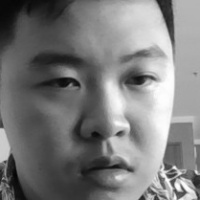
#> input picture data/at/Herdinand/001_161.pgm, 200 x 200 px; its folder holds only this picture in this run
$ jupyter execute --allow-errors proyek.ipynb
#> lines starting #> are read from the running program, lines starting #| are printed output that depends on the picture
# Proyek ML - FACE RECOGNITION UNTUK PENGENALAN IDENTITAS

## Permasalahan  yang dihadapi

### Penjelasan

Permasalahan yang mendasari pembuatan proyek face recognition adalah keterbatasan sistem identifikasi yang masih bergantung pada metode manual seperti kartu identitas atau input PIN, yang rentan terhadap pemalsuan, pencurian, dan human error. Dalam situasi seperti pengawasan keamanan, absensi otomatis, atau sistem akses terbatas, dibutuhkan metode yang cepat, akurat, dan tidak mudah disalahgunakan. Teknologi pengenalan wajah hadir sebagai solusi untuk meningkatkan efisiensi dan keamanan dengan cara mengenali identitas seseorang secara otomatis berdasarkan ciri khas wajah mereka.

## Alasan pemilihan data

### Penjelasan

Dalam proyek ini, metode pengumpulan data dilakukan dengan mendaftarkan setiap individu baru melalui proses pengambilan gambar burst menggunakan kamera selama 2,5 detik. Dari proses ini, diperoleh sekitar 50 gambar grayscale per individu.

Metode ini dipilih karena beberapa alasan utama:

Cepat dan Efisien: Dengan durasi hanya 2,5 detik, proses registrasi pengguna menjadi sangat cepat tanpa mengganggu kenyamanan.

Volume Data yang Memadai: Sekitar 50 gambar per individu cukup untuk membangun representasi wajah yang baik di tahap awal, sehingga memungkinkan model mengenali identitas dengan lebih akurat.

Kemudahan Implementasi: Teknik burst capture sederhana diintegrasikan dalam berbagai perangkat kamera standar tanpa memerlukan alat tambahan atau prosedur yang rumit.

Namun, pendekatan ini juga memiliki keterbatasan, yakni:

Kurangnya Variasi: Karena pengambilan gambar terjadi dalam waktu singkat dan dalam kondisi relatif seragam, variasi ekspresi wajah, sudut pandang, pencahayaan, dan latar belakang menjadi terbatas. Hal ini dapat mempengaruhi kemampuan model dalam menghadapi perubahan kondisi nyata di luar dataset.

## Library

[cell 1]
import numpy as np
import pandas as pd
import matplotlib.pyplot as plt
import seaborn as sns
import cv2
import os

from sklearn.preprocessing import LabelEncoder
from sklearn.model_selection import train_test_split, GridSearchCV, StratifiedKFold
from sklearn.metrics import classification_report, confusion_matrix, accuracy_score
from sklearn.linear_model import LogisticRegression
from sklearn.ensemble import RandomForestClassifier
from sklearn.svm import SVC
from sklearn.neighbors import KNeighborsClassifier

## EDA

### EDA_age

[cell 2]
# Load data CSV
csv_path = './data/at/features.csv'  # Sesuaikan path kalau berbeda
#> (the rest of this cell did not finish here and is left out)

### EDA_gender

[cell 3]
# Load data CSV
csv_path = './data/at/features.csv'  # Sesuaikan path kalau berbeda
#> (the rest of this cell did not finish here and is left out)

### Penjelasan

Pada tahap awal EDA ini, dataset dibaca dari file CSV dan diperiksa dengan menampilkan lima baris pertama untuk mendapatkan gambaran umum mengenai struktur data. Selanjutnya, visualisasi pertama berupa histogram digunakan untuk menggambarkan distribusi usia dalam dataset. Dengan menambahkan kurva KDE (Kernel Density Estimate), distribusi usia terlihat lebih halus dan memberikan gambaran apakah data terdistribusi merata atau condong ke kelompok usia tertentu. Visualisasi kedua, berupa boxplot, digunakan untuk membandingkan distribusi usia berdasarkan gender. Boxplot ini memungkinkan kita untuk melihat perbedaan median, kuartil, serta outlier pada data usia antara laki-laki dan perempuan, memberikan wawasan apakah terdapat perbedaan signifikan dalam usia antara kedua gender tersebut. Visualisasi ketiga adalah countplot yang menunjukkan distribusi jumlah data berdasarkan gender. Ini berguna untuk mengetahui proporsi antara jumlah laki-laki dan perempuan dalam dataset, yang bisa mengindikasikan apakah ada ketidakseimbangan dalam representasi gender di dataset. Secara keseluruhan, EDA ini membantu memberikan gambaran awal yang jelas tentang distribusi usia dan gender dalam dataset, yang dapat menjadi dasar untuk analisis lebih lanjut.

Disini kita menggunakan data pria sebanyak 7 orang dan data perempuan sebanyak 6 orang, namun terdapat perbedaan yang hampir 2 kali lipat jumlah pria lebih banyak  hal ini mungkin modul haarcascade yang kita gunakan sebagai pendeteksi wajah akan menyimpan file apabila terdeteksi wajah pada setiap orang.

Dapat dilihat bahwa jika mayoritas dari sampel berusia antara 18-21 berarti mayoritas dari angkatan 24, 23 dan 22. namun ada pencilan yang memiliki usia 24 tahun karena ada salah satu sampel angkatan 23 yang sudah berusia 24. Disini dapat kita lihat juga bahwa frekuensi nya kisaran ratusan, hal ini dikarenakan 1 orang kita mengambil sekitar 50 foto.

Kita juga dapat lihat bahwa tentang usia pada perempuan lebih tersebar, karena kita lebih banyak menggunakan foto perempuan di angkatan yang berbeda-beda, sedangkan pada kita menggunakan data pria kebanyakan pada angkatan 23 atau 24 saja.

## Data Preprocessing

### Resize image

[cell 4]
# Fungsi untuk melakukan resize, normalisasi, dan simpan gambar hasil preprocessing
def preprocess_and_save_images(input_folder, output_folder, target_size=(100, 100)):
#> called with input_folder = './data/at/Herdinand', output_folder = './data/at/processed', target_size = (100, 100)
    images = []
    labels = []
    image_paths = []

    # Buat folder output jika belum ada
    if not os.path.exists(output_folder):
        os.makedirs(output_folder)

    # Loop semua file gambar
    for filename in os.listdir(input_folder):
        if filename.endswith('.pgm'):
            img_path = os.path.join(input_folder, filename)
            img = cv2.imread(img_path, cv2.IMREAD_GRAYSCALE)  # Baca gambar dalam grayscale
#> img is the input picture: shape (200, 200); min 4, max 254, mean 123.4
            img = cv2.resize(img, target_size)  # Resize gambar
#> img: shape (100, 100)

            # Normalisasi pixel
            img_normalized = img / 255.0

            images.append(img_normalized)
            image_paths.append(img_path)

            # Simpan gambar yang sudah diproses
            save_path = os.path.join(output_folder, filename)
            img_to_save = (img_normalized * 255).astype(np.uint8)  # Konversi kembali ke 0-255 untuk disimpan
            cv2.imwrite(save_path, img_to_save)  # Save image hasil normalisasi

    return np.array(images), image_paths

# Fungsi untuk preprocessing data CSV
def preprocess_csv(csv_path):
    df = pd.read_csv(csv_path)

    # Encode label ID
    label_encoder = LabelEncoder()
    df['ID'] = label_encoder.fit_transform(df['ID'])

    # Extract features
    df_features = df[['age', 'gender', 'timestamp']].copy()

    # Encode gender
    df_features['gender'] = df_features['gender'].map({'M': 1, 'F': 0})

    return df_features, label_encoder

# Path input dan output
input_folder = './data/at/Herdinand'   # Folder asli
output_folder = './data/at/processed'  # Folder hasil preprocessing
csv_path = './data/at/features.csv'

# Jalankan preprocessing dan simpan hasil
images, image_paths = preprocess_and_save_images(input_folder, output_folder)
#> image_paths = ['./data/at/Herdinand/001_161.pgm']

# Preprocess CSV untuk fitur tambahan
#> (the rest of this cell did not finish here and is left out)


# Cek hasil
print(f"Jumlah gambar diproses dan disimpan: {len(images)}")
print(f"Beberapa fitur:\n{features.head()}")

Gambar-gambar dengan format .pgm dari folder input dibaca dalam mode grayscale, diresize ke ukuran 100x100 piksel, dinormalisasi ke rentang 0–1, lalu disimpan kembali ke folder output setelah dikonversi ke skala 0–255. Selain itu, data CSV yang berisi informasi tambahan seperti umur, gender, dan timestamp diproses dengan mengubah label ID menjadi angka menggunakan LabelEncoder dan mengubah nilai gender menjadi format numerik (M=1, F=0). Hasil dari proses ini adalah array gambar yang sudah siap digunakan serta dataframe fitur tambahan yang telah dibersihkan dan dinormalisasi. Proses ini memastikan bahwa baik data gambar maupun data tabular berada dalam format yang konsisten dan optimal untuk tahap modeling berikutnya.

### Histogram Equalization

[cell 5]
def preprocess_images_with_histogram_equalization(image_folder, output_folder, target_size=(100, 100)):
#> called with image_folder = './data/at/Herdinand', output_folder = './data/at/processed_hist_eq', target_size = (100, 100)
    images1 = []
    labels1 = []

    if not os.path.exists(output_folder):
        os.makedirs(output_folder)

    for filename in os.listdir(image_folder):
        if filename.endswith('.pgm'):
            img_path1 = os.path.join(image_folder, filename)
            img1 = cv2.imread(img_path1, cv2.IMREAD_GRAYSCALE)
            img1 = cv2.resize(img1, target_size)

            # Histogram Equalization untuk meningkatkan kontras
            img_eq = cv2.equalizeHist(img1)
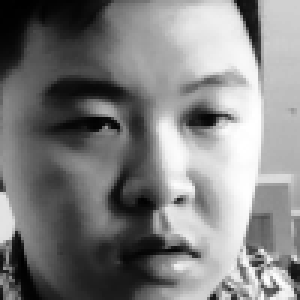
#> img_eq: shape (100, 100) (shown 3 times larger); min 0, max 255, mean 128.2

            # Normalisasi pixel 0-1
            img_eq_normalized = img_eq / 255.0

            images1.append(img_eq_normalized)
            labels1.append(filename)

            # Simpan ke output folder
            save_path = os.path.join(output_folder, filename)
            img_to_save = (img_eq_normalized * 255).astype(np.uint8)
            cv2.imwrite(save_path, img_to_save)

    return np.array(images), labels1

# Fungsi preprocessing CSV (bisa sama seperti sebelumnya)
def preprocess_csv(csv_path):
    df = pd.read_csv(csv_path)

    # Encode label ID
    label_encoder = LabelEncoder()
    df['ID'] = label_encoder.fit_transform(df['ID'])

    # Encode gender
    df['gender'] = df['gender'].map({'M': 1, 'F': 0})

    # Isi missing value jika ada
    if df['age'].isnull().sum() > 0:
        df['age'] = df['age'].fillna(df['age'].median())
    if df['timestamp'].isnull().sum() > 0:
        df['timestamp'] = df['timestamp'].fillna(df['timestamp'].mean())

    return df

# Path ke folder dan CSV
image_folder = './data/at/Herdinand'
output_folder1 = './data/at/processed_hist_eq'
csv_path = './data/at/features.csv'

# Preprocessing dengan histogram equalization
images1, labels1 = preprocess_images_with_histogram_equalization(image_folder, output_folder1)
#> labels1 = ['001_161.pgm']

# Preprocessing CSV
#> (the rest of this cell did not finish here and is left out)


# Cek hasil
print(f"Jumlah gambar setelah histogram equalization: {len(images)}")
print(f"Beberapa data fitur: {features.head()}")

### Penjelasan

Pada kode ini, dua jenis preprocessing diterapkan pada data gambar dan data CSV untuk mempersiapkan data sebelum digunakan dalam model machine learning. Fungsi pertama, preprocess_and_save_images, digunakan untuk memproses gambar. Gambar dibaca dari folder input dalam format grayscale, kemudian diubah ukurannya menjadi ukuran target (100x100 piksel). Setelah itu, nilai pixel gambar dinormalisasi ke rentang 0-1 untuk meningkatkan kestabilan model saat melatih. Gambar yang sudah diproses kemudian disimpan di folder output dengan format yang sudah dinormalisasi. Fungsi ini juga mengembalikan array gambar yang sudah diproses dan daftar path gambar yang diproses. Fungsi kedua, preprocess_csv, digunakan untuk memproses data CSV yang berisi fitur terkait gambar, seperti usia, gender, dan timestamp. Di sini, ID pengguna dienkode dengan LabelEncoder agar dapat digunakan dalam analisis lebih lanjut, dan gender diubah menjadi nilai numerik (1 untuk laki-laki, 0 untuk perempuan). Selain itu, fungsi ini menangani nilai yang hilang (missing values) pada kolom usia dan timestamp dengan mengisinya dengan median dan rata-rata, masing-masing.

Di sisi lain, fungsi preprocess_images_with_histogram_equalization memperkenalkan proses tambahan pada gambar, yaitu histogram equalization. Ini bertujuan untuk meningkatkan kontras gambar, terutama jika gambar tersebut memiliki kontras rendah. Setelah gambar diproses dengan histogram equalization, gambar tersebut juga diubah ukurannya, dinormalisasi, dan disimpan dengan cara yang sama seperti fungsi pertama. Data CSV diproses dengan cara yang serupa seperti sebelumnya, namun kali ini juga menangani missing values jika ada, terutama pada kolom usia dan timestamp.

Secara keseluruhan, kedua bagian preprocessing ini bertujuan untuk mempersiapkan gambar dan fitur dalam dataset dengan cara yang standar dan konsisten, yang dapat meningkatkan kinerja model machine learning saat menggunakan data yang telah diproses.

## Pelatihan dan Penyetelan Model

### Logistic Regression

[cell 6]
# 1. Preprocessing gambar
images, _ = preprocess_and_save_images(input_folder, output_folder) #Bisa diganti dengan HE

# 2. Preprocessing CSV
csv_path = './data/at/features.csv'
def preprocess_csv(csv_path):
    df = pd.read_csv(csv_path)
    le = LabelEncoder()
    df['ID'] = le.fit_transform(df['ID'])
    return df, le
#> (the rest of this cell did not finish here and is left out)

Pertama, gambar dipreproses melalui normalisasi dan resize, sedangkan data fitur dari file CSV dipreproses dengan encoding label ID. Gambar kemudian diratakan menjadi vektor fitur dan dibagi menjadi data latih dan data uji secara stratified untuk menjaga proporsi kelas. Model awal menggunakan Logistic Regression tanpa tuning, dan hasil evaluasinya dilaporkan menggunakan classification report. Untuk meningkatkan performa, dilakukan Grid Search dengan Stratified K-Fold Cross Validation untuk mencari kombinasi hyperparameter terbaik (nilai regularisasi C dan jenis solver). Setelah tuning, model Logistic Regression terbaik diuji kembali, dan performanya dievaluasi menggunakan classification report serta divisualisasikan dengan confusion matrix. Proses ini menunjukkan pendekatan yang sistematis untuk membangun model machine learning yang lebih optimal melalui preprocessing, training awal, hyperparameter tuning, dan evaluasi akhir.

Dapat dilihat pada saat menggunakan Logistic Regression precision, recall, f1-score dan juga accuracy semuanya memiliki nilai 1.00 dimana hal ini berarti tidak ada kesalahan dalam memprediksi wajah seseorang. Kita juga dapat melihat sebelum dan setelah tunning, hasilnya adalah sama yang berarti kita sudah menggunakan parameter terbaik ketika pertama kali menjalankan prediksi tanpa harus mencoba semua kemungkinan parameter.

### Random Forest

[cell 7]
# 1. Preprocessing gambar
images, _ = preprocess_and_save_images(input_folder, output_folder) #Bisa diganti dengan HE

# 2. Preprocessing CSV
csv_path = './data/at/features.csv'
def preprocess_csv(csv_path):
    df = pd.read_csv(csv_path)
    le = LabelEncoder()
    df['ID'] = le.fit_transform(df['ID'])
    return df, le
#> (the rest of this cell did not finish here and is left out)

Gambar dipreproses dengan normalisasi dan resize, lalu fitur tambahan dipersiapkan dari data CSV dengan encoding ID. Setelah gambar diratakan menjadi vektor fitur, dataset dibagi menjadi data latih dan uji dengan stratifikasi label. Model Random Forest awal dilatih dan dievaluasi, menghasilkan baseline performa. Untuk meningkatkan hasil, dilakukan Grid Search dengan Stratified K-Fold Cross Validation untuk mencari kombinasi terbaik dari hyperparameter seperti jumlah pohon (n_estimators), kedalaman maksimal pohon (max_depth), dan minimal sampel untuk split (min_samples_split). Setelah tuning, model terbaik dievaluasi kembali dengan classification report dan divisualisasikan menggunakan confusion matrix. Secara keseluruhan, proses ini menunjukkan pendekatan komprehensif dalam membangun model Random Forest yang lebih akurat melalui kombinasi preprocessing, training, tuning hyperparameter, dan evaluasi akhir.

Pada saat menggunakan Random Forest dapat dilihat bahwa hal ini sama seperti pada saat menggunakan Logistic Regression, hasil sebelum dan sesudah tuning itu sama dan semua nilai memiliki nilai 1.00 juga dimana hal ini berarti tidak ada kesalahan dalam memprediksi wajah seseorang.

### SVM

[cell 8]
# 1. Preprocessing gambar
images, _ = preprocess_and_save_images(input_folder, output_folder) #Bisa diganti dengan HE

$ run again, on data/at/Herdinand/001_296.pgm
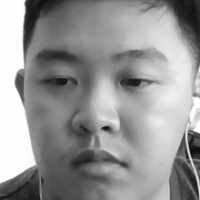
#> input picture data/at/Herdinand/001_296.pgm, 200 x 200 px
#> in preprocess_and_save_images, img is the input picture: shape (200, 200); min 10, max 255, mean 149.1
#> img: shape (100, 100)
#> image_paths = ['./data/at/Herdinand/001_296.pgm']
#> in preprocess_images_with_histogram_equalization, `img_eq = cv2.equalizeHist(img1)`:
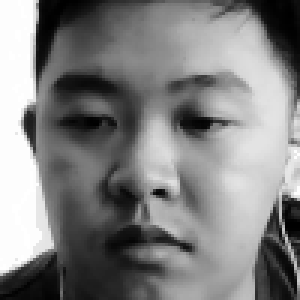
#> img_eq: shape (100, 100) (shown 3 times larger); min 0, max 255, mean 129
#> labels1 = ['001_296.pgm']

$ run again, on data/at/Herdinand/001_301.pgm
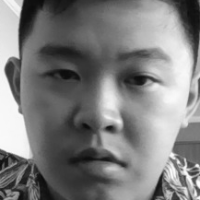
#> input picture data/at/Herdinand/001_301.pgm, 200 x 200 px
#> in preprocess_and_save_images, img is the input picture: shape (200, 200); min 11, max 252, mean 125.5
#> in preprocess_and_save_images, `img = cv2.resize(img, target_size)`:
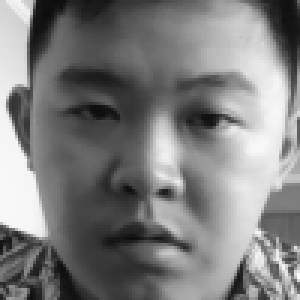
#> img: shape (100, 100) (shown 3 times larger); min 13, max 250, mean 125.6
#> image_paths = ['./data/at/Herdinand/001_301.pgm']
#> in preprocess_images_with_histogram_equalization, `img_eq = cv2.equalizeHist(img1)`:
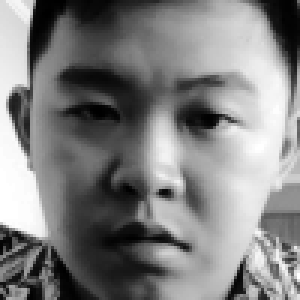
#> img_eq: shape (100, 100) (shown 3 times larger); min 0, max 255, mean 128.1
#> labels1 = ['001_301.pgm']

$ run again, on data/at/Herdinand/001_315.pgm
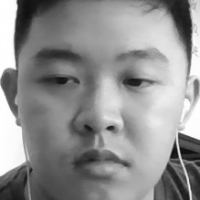
#> input picture data/at/Herdinand/001_315.pgm, 200 x 200 px
#> in preprocess_and_save_images, img is the input picture: shape (200, 200); min 14, max 255, mean 143.4
#> in preprocess_and_save_images, `img = cv2.resize(img, target_size)`:
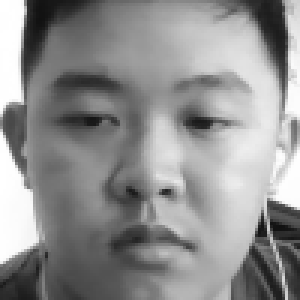
#> img: shape (100, 100) (shown 3 times larger); min 17, max 255, mean 143.5
#> image_paths = ['./data/at/Herdinand/001_315.pgm']
#> in preprocess_images_with_histogram_equalization, `img_eq = cv2.equalizeHist(img1)`:
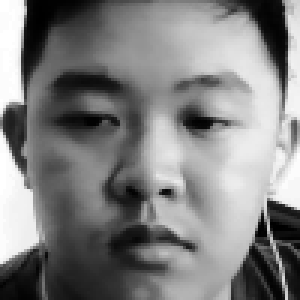
#> img_eq: shape (100, 100) (shown 3 times larger); min 0, max 255, mean 128.1
#> labels1 = ['001_315.pgm']

$ run again, on data/at/Herdinand/001_201.pgm
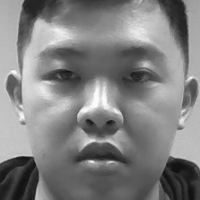
#> input picture data/at/Herdinand/001_201.pgm, 200 x 200 px
#> in preprocess_and_save_images, img is the input picture: shape (200, 200); min 15, max 253, mean 128.2
#> img: shape (100, 100)
#> image_paths = ['./data/at/Herdinand/001_201.pgm']
#> in preprocess_images_with_histogram_equalization, `img_eq = cv2.equalizeHist(img1)`:
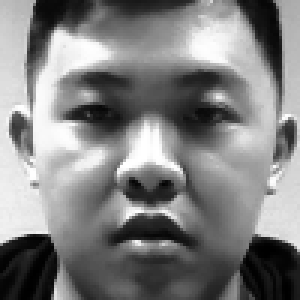
#> img_eq: shape (100, 100) (shown 3 times larger); min 0, max 255, mean 128.2
#> labels1 = ['001_201.pgm']
